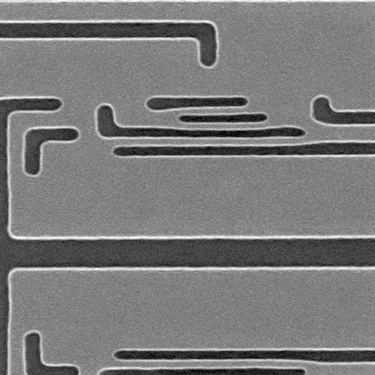
#> input picture images/case3_inspected_image.jpg, 375 x 375 px
$ python -i detect_utils.py   (imports and definitions only)
#> lines starting #> are read from the running program, lines starting #| are printed output that depends on the picture; after the words box and inside, x2 and y2 are one past the last pixel; in counts of white or black regions, pixels touching at a corner belong together
#> further down, picture is the input picture: shape (375, 375, 3); min 0, max 255, mean 122
import cv2 as cv
import numpy as np


# [51 lines left out: functions find_hairs, find_rect, not called in this run]


def find_rad(diff_img):
    """
    Finds radial blotches in the given difference image.

    Args:
        diff_img (numpy.ndarray): The difference image to analyze.

    Returns:
        numpy.ndarray: A binary image highlighting the radial blotches.
    """

    # apply Gaussian blur
    image = cv.GaussianBlur(diff_img, (0, 0), 3)
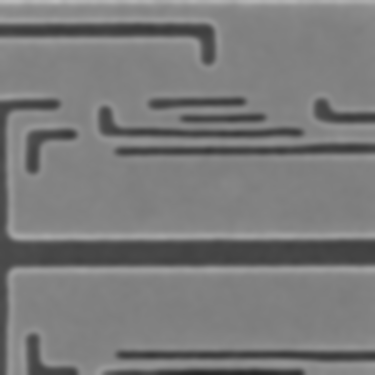
#> image: shape (375, 375, 3); min 39, max 188, mean 122

    # sharpen the difference image
    sharp_diff = cv.addWeighted(diff_img, 1.6, image, -0.6, 0)
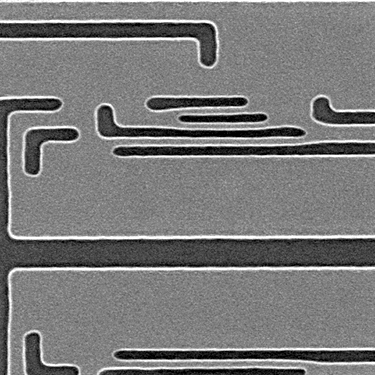
#> sharp_diff: shape (375, 375, 3); min 0, max 255, mean 121.8

    # apply a threshold to get a binary image
    _, thresholded_diff = cv.threshold(sharp_diff, 20, 255, cv.THRESH_BINARY)
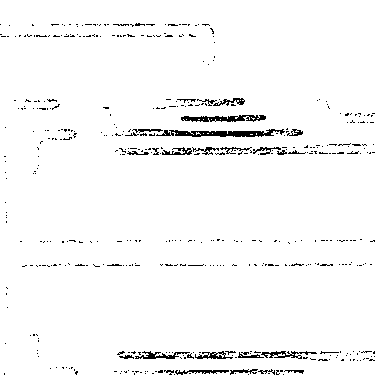
#> thresholded_diff: shape (375, 375, 3); 97% white; black in thin lines or dots

    # erode & dilate
    kernel = cv.getStructuringElement(cv.MORPH_ELLIPSE, (7, 7))
    opened = cv.morphologyEx(thresholded_diff, cv.MORPH_OPEN, kernel)
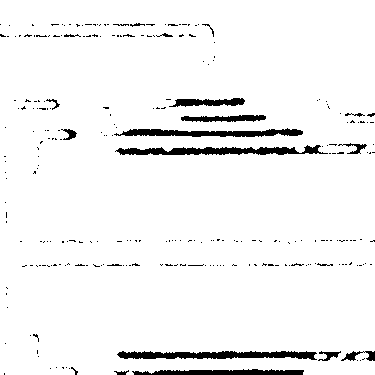
#> opened: shape (375, 375, 3); 95.2% white; 260 black regions (240 under 20 px), largest, box (x1, y1, x2, y2) and area: (117, 351, 317, 360) 1229, (115, 145, 328, 155) 1220, (114, 128, 303, 137) 1025

    return opened


# [5 lines left out: function is_image_all_zeros, not called in this run]

>>> import cv2
>>> picture = cv2.imread('../images/case3_inspected_image.jpg')
>>> result = find_rad(picture)

$ run again, on images/case3_reference_image.jpg
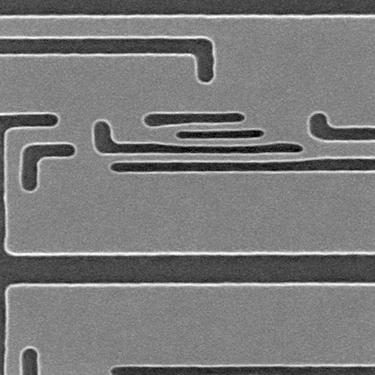
#> input picture images/case3_reference_image.jpg, 375 x 375 px
#> picture is the input picture: shape (375, 375, 3); min 0, max 255, mean 122.5
#> in find_rad, `_, thresholded_diff = cv.threshold(sharp_diff, 20, 255, cv.THRESH_BINA..`:
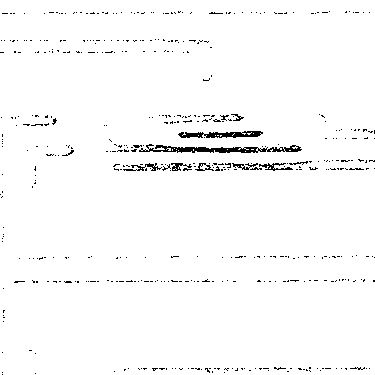
#> thresholded_diff: shape (375, 375, 3); 97.8% white; black in thin lines or dots
#> in find_rad, `opened = cv.morphologyEx(thresholded_diff, cv.MORPH_OPEN, kernel)`:
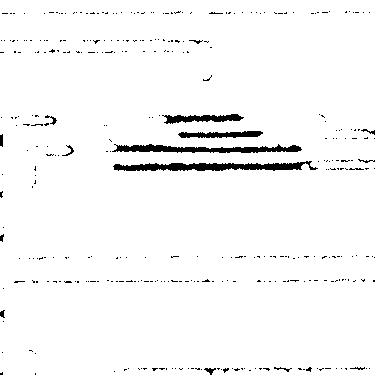
#> opened: shape (375, 375, 3); 96.8% white; 345 black regions (329 under 20 px), largest, box (x1, y1, x2, y2) and area: (113, 161, 318, 171) 1219, (112, 144, 302, 153) 997, (162, 114, 244, 124) 467

$ run again, on images/defect_types.jpg
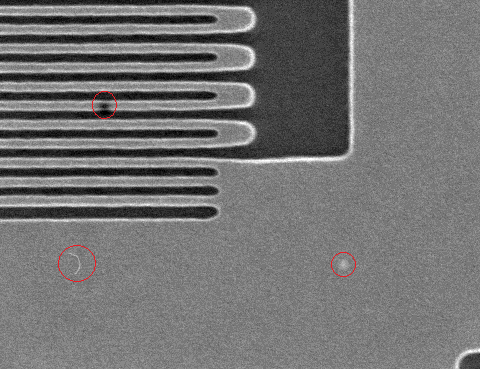
#> input picture images/defect_types.jpg, 480 x 369 px
#> picture is the input picture: shape (369, 480, 3); mean B, G, R 114.8, 114.8, 115.1
#> in find_rad, `image = cv.GaussianBlur(diff_img, (0, 0), 3)`:
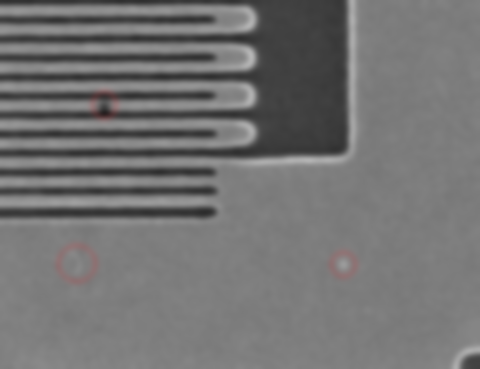
#> image: shape (369, 480, 3); mean B, G, R 114.8, 114.8, 115.1
#> in find_rad, `opened = cv.morphologyEx(thresholded_diff, cv.MORPH_OPEN, kernel)`:
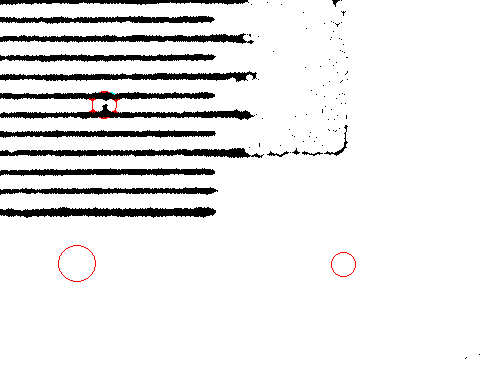
#> opened: shape (369, 480, 3); mean B, G, R 232, 232, 232.4
